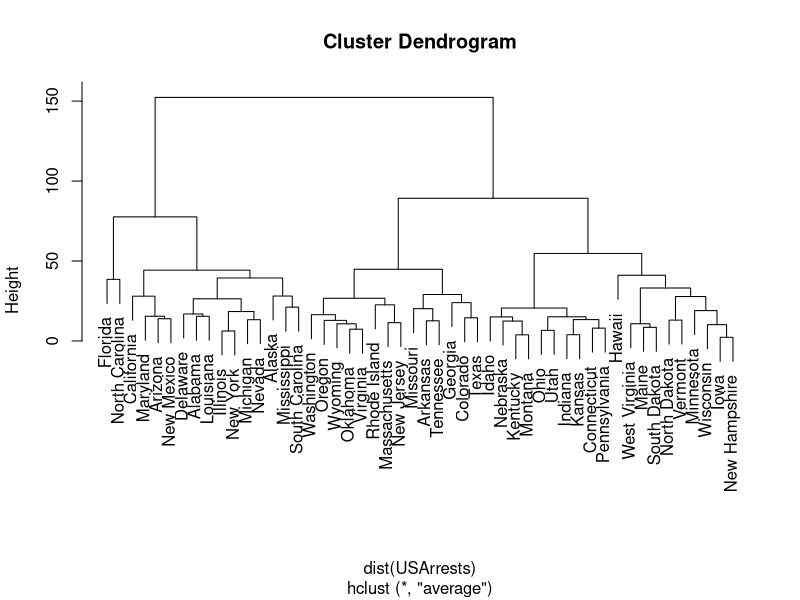

Recreate this plot in R.
## ---- chunk 1
library(ggplot2)
library(knitr)
## ---- chunk 2
hc <- hclust(dist(USArrests), "ave")
plot(hc)
